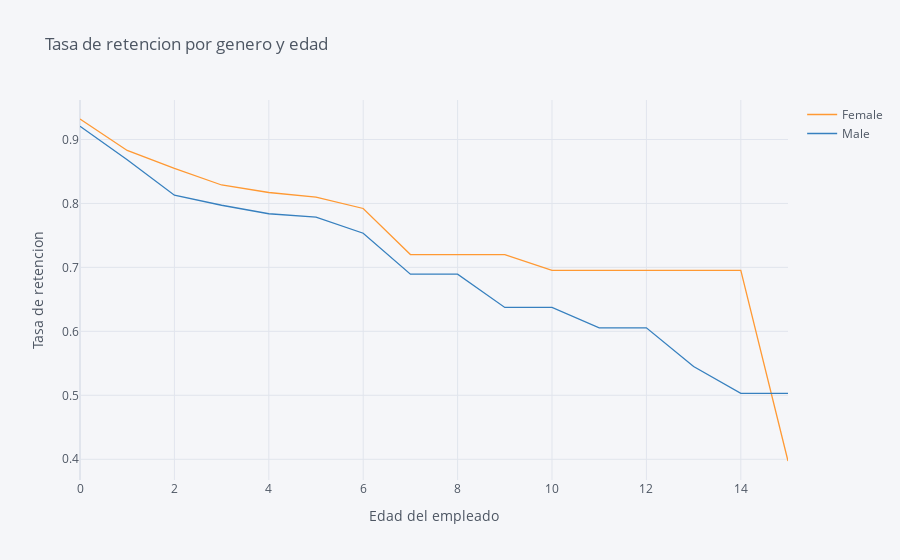

Notebook code cell kept with this figure:
### Code cell
tasa_retencion.iplot(kind='line',xTitle='Edad del empleado', yTitle='Tasa de retencion',title='Tasa de retencion por genero y edad')

### Figure 1 — Plotly figure (JSON) as saved in the notebook; plotly's stock layout.template omitted (floating-point values rounded to 4 significant figures)
{"data": [{"line": {"color": "rgba(255, 153, 51, 1.0)", "dash": "solid", "shape": "linear", "width": 1.3}, "mode": "lines", "name": "Female", "text": "", "type": "scatter", "x": [0, 1, 2, 3, 4, 5, 6, 7, 8, 9, 10, 11, 12, 13, 14, 15], "y": [0.932, 0.8828, 0.8547, 0.8288, 0.817, 0.8099, 0.7921, 0.7201, 0.7201, 0.7201, 0.6952, 0.6952, 0.6952, 0.6952, 0.6952, 0.3973]}, {"line": {"color": "rgba(55, 128, 191, 1.0)", "dash": "solid", "shape": "linear", "width": 1.3}, "mode": "lines", "name": "Male", "text": "", "type": "scatter", "x": [0, 1, 2, 3, 4, 5, 6, 7, 8, 9, 10, 11, 12, 13, 14, 15], "y": [0.9206, 0.8684, 0.8128, 0.7971, 0.7838, 0.7785, 0.7534, 0.6894, 0.6894, 0.6374, 0.6374, 0.6055, 0.6055, 0.5449, 0.503, 0.503]}], "layout": {"legend": {"bgcolor": "#F5F6F9", "font": {"color": "#4D5663"}}, "paper_bgcolor": "#F5F6F9", "plot_bgcolor": "#F5F6F9", "title": {"font": {"color": "#4D5663"}, "text": "Tasa de retencion por genero y edad"}, "xaxis": {"gridcolor": "#E1E5ED", "showgrid": true, "tickfont": {"color": "#4D5663"}, "title": {"font": {"color": "#4D5663"}, "text": "Edad del empleado"}, "zerolinecolor": "#E1E5ED"}, "yaxis": {"gridcolor": "#E1E5ED", "showgrid": true, "tickfont": {"color": "#4D5663"}, "title": {"font": {"color": "#4D5663"}, "text": "Tasa de retencion"}, "zerolinecolor": "#E1E5ED"}}}
